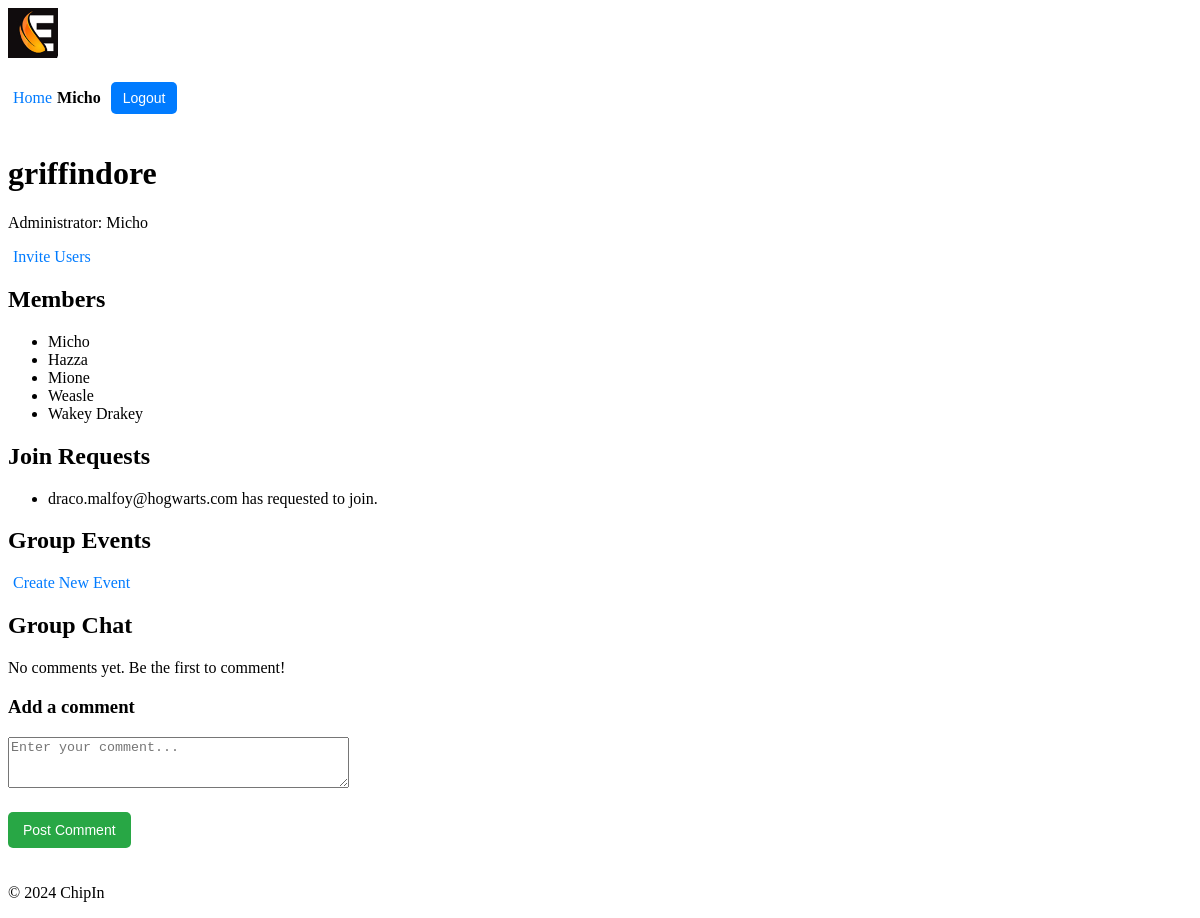
The page /chipin/group/2/ (signed in) on the database as committed earlier.
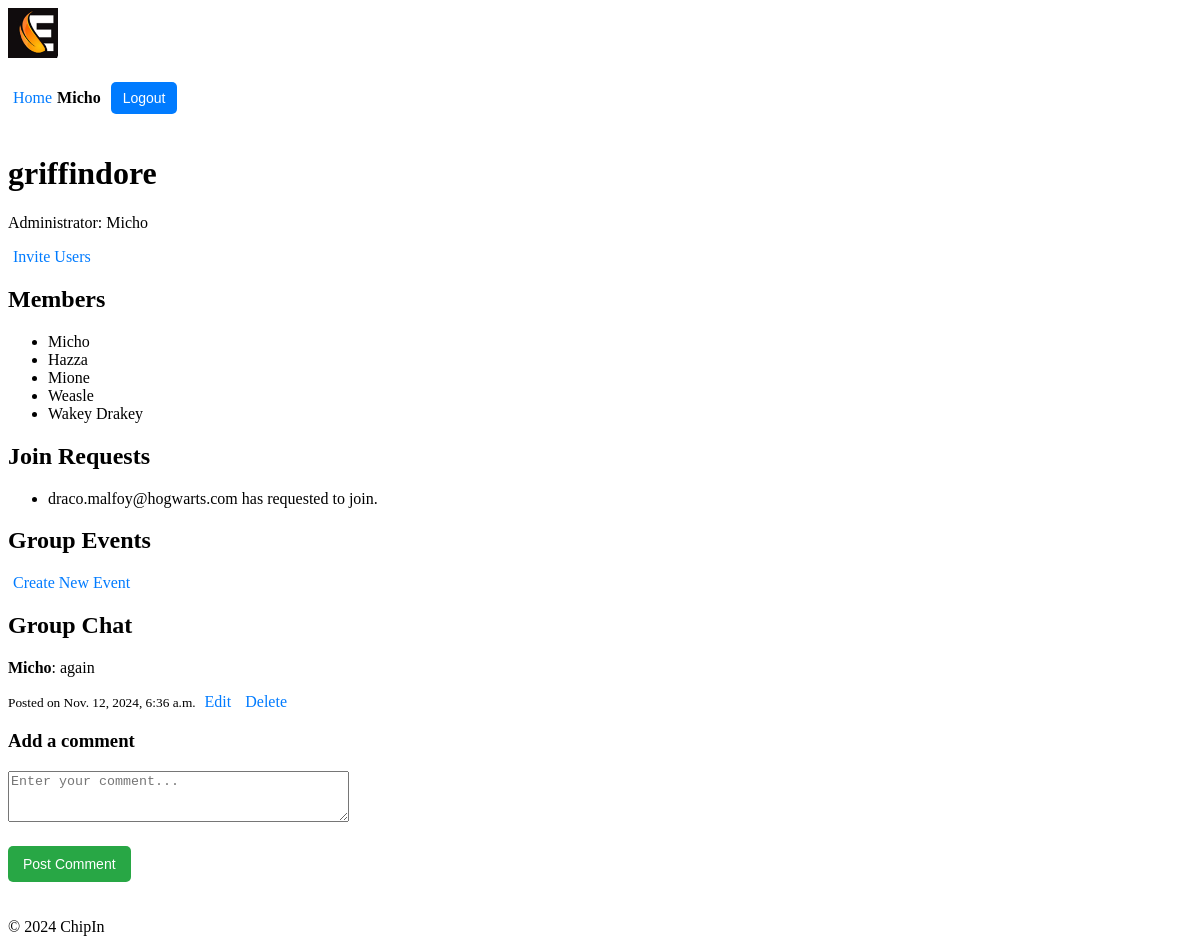
The same page on the database as committed later.
### users/models.py (models this page shows, shortened)
class Profile(models.Model):
    user = models.OneToOneField(User, on_delete=models.CASCADE)
    first_name = models.CharField(max_length=30)
    surname = models.CharField(max_length=30)
    nickname = models.CharField(max_length=30, unique=True, null=False, blank=False)
    max_spend = models.DecimalField(max_digits=10, decimal_places=2, default=100.00)  # Max spend for each event
    balance = models.DecimalField(max_digits=10, decimal_places=2, default=100.00)  # User's current balance

### chipin/models.py (models this page shows, shortened)
class GroupJoinRequest(models.Model):
    user = models.ForeignKey(User, on_delete=models.CASCADE)
    group = models.ForeignKey(Group, on_delete=models.CASCADE, related_name='join_requests')
    is_approved = models.BooleanField(default=False)
    votes = models.ManyToManyField(User, related_name='votes', blank=True)  # Tracks users who voted
    created_at = models.DateTimeField(auto_now_add=True)

class Comment(models.Model):
    user = models.ForeignKey(User, on_delete=models.CASCADE)  # User who posted the comment
    group = models.ForeignKey(Group, related_name='comments', on_delete=models.CASCADE)  # Group associated with the comment
    content = models.TextField()  # The comment content
    created_at = models.DateTimeField(auto_now_add=True)  # Timestamp when the comment was posted
    updated_at = models.DateTimeField(auto_now=True)  # Timestamp for the latest update

### chipin/views.py (the view, shortened to what this page needs)
# urls.py: path('group/<int:group_id>/', views.group_detail, name='group_detail'),
@login_required
def group_detail(request, group_id, edit_comment_id=None):
    group = get_object_or_404(Group, id=group_id)
    comments = group.comments.all().order_by('-created_at')  # Fetch all comments for the group
    events = group.events.all()  # Fetch all events associated with the group
    if edit_comment_id: # Fetch the comment to edit, if edit_comment_id is provided
        comment_to_edit = get_object_or_404(Comment, id=edit_comment_id)
        if comment_to_edit.user != request.user:
            return redirect('chipin:group_detail', group_id=group.id)
    else:
        comment_to_edit = None
    if request.method == 'POST':
        if comment_to_edit: # Editing an existing comment
            form = CommentForm(request.POST, instance=comment_to_edit)
        else: # Adding a new comment
            form = CommentForm(request.POST)
        if form.is_valid():
            comment = form.save(commit=False)
            comment.user = request.user
            comment.group = group
            comment.save()
            return redirect('chipin:group_detail', group_id=group.id)
    else:
        form = CommentForm(instance=comment_to_edit) if comment_to_edit else CommentForm()
    event_share_info = {}
    return render(request, 'chipin/group_detail.html', {
        'group': group,
        'comments': comments,
        'form': form,
        'comment_to_edit': comment_to_edit,
        'events': events,
        'event_share_info': event_share_info,
    })

### chipin/forms.py (shortened to what this page needs)
class CommentForm(forms.ModelForm):
    class Meta:
        model = Comment
        fields = ['content']
        widgets = {
            'content': forms.Textarea(attrs={'rows': 3, 'placeholder': 'Enter your comment...'})
        }

### chipin/context_processors.py (called while the page is built)
def user_profile(request):
    if request.user.is_authenticated:
        try:
            return {'nickname': request.user.profile.nickname}
        except Profile.DoesNotExist:
            return {'nickname': request.user.username}  # Fallback to username if no profile exists
    return {}

### chipin/templates/chipin/group_detail.html (shortened to what this page needs)
{% extends 'chipin/base.html' %}
{% block content %}
    <h1>{{ group.name }}</h1>
    <p>Administrator: {{ group.admin.profile.nickname }}</p>
    {% if request.user == group.admin %}
        <a href="{% url 'chipin:invite_users' group.id %}">Invite Users</a>
    {% endif %}
    <h2>Members</h2>
    <ul>
        {% for member in group.members.all %}
        <li>{{ member.profile.nickname }}</li>
        {% endfor %}
    </ul>
    {% if request.user in group.members.all %}
        <h2>Join Requests</h2>
        <ul>
            {% for request in group.join_requests.all %}
                <li>{{ request.user.username }} has requested to join.</li>
            {% endfor %}
        </ul>
    {% endif %}
    <h2>Group Events</h2>
    {% if request.user == group.admin %}
        <a href="{% url 'chipin:create_event' group.id %}" class="btn btn-primary">Create New Event</a>
    {% endif %}
    <h2>Group Chat</h2>
    <div class="comments-section">
        {% for comment in comments %}
            <div class="comment">
                <p><strong>{{ comment.user.profile.nickname }}</strong>: {{ comment.content }}</p>
                <small>Posted on {{ comment.created_at }}</small>
                {% if comment.user == request.user or request.user == group.admin %}
                    <a href="{% url 'chipin:edit_comment' group.id comment.id %}">Edit</a>
                    <a href="{% url 'chipin:delete_comment' comment.id %}" onclick="return confirm('Are you sure?')">Delete</a>
                {% endif %}
            </div>
        {% empty %}
            <p>No comments yet. Be the first to comment!</p>
        {% endfor %}
    </div>
    <h3>{% if comment_to_edit %}Edit Comment{% else %}Add a comment{% endif %}</h3>
    <form method="POST">
        <div class="form-group">
            {{ form.content }}
        </div>
        <button type="submit">{% if comment_to_edit %}Save Comment{% else %}Post Comment{% endif %}</button>
    </form>
{% endblock %}

### chipin/templates/chipin/base.html (shortened to what this page needs)
{% load static %}
<!DOCTYPE html>
<html lang="en">
<head>
    <link rel="stylesheet" href="{% static 'chipin/styles.css' %}">
</head>
<body>
    <header>
        <div class="logo">
            <img src="{% static 'chipin/logo_90.jpg' %}" alt="ChipIn Logo">
        </div>
        <div class="user-info">
            {% if request.user.is_authenticated %}
                <a href="{% url 'chipin:home' %}">Home</a> <span>{{ request.user.profile.nickname }}</span>
                <form action="{% url 'users:logout' %}" method="post">
                    <button type="submit">Logout</button>
                </form>
            {% else %}
                <a href="{% url 'users:login' %}">Login</a> <a href="{% url 'users:register' %}">Register</a>
            {% endif %}
        </div>
    </header>
    <main>
        {% block content %}
        {% endblock %}
    </main>
    <footer>
        <p>&copy; 2024 ChipIn</p>
    </footer>
</body>
</html>

Rows that differ between the two databases and show on the page:
added Comment: user.profile.nickname "Micho", content "again", created_at "Nov. 12, 2024, 6:36 a.m.", shows "Edit"
Other text that changed with them:
text no longer shown: "No comments yet. Be the first to comment!"
